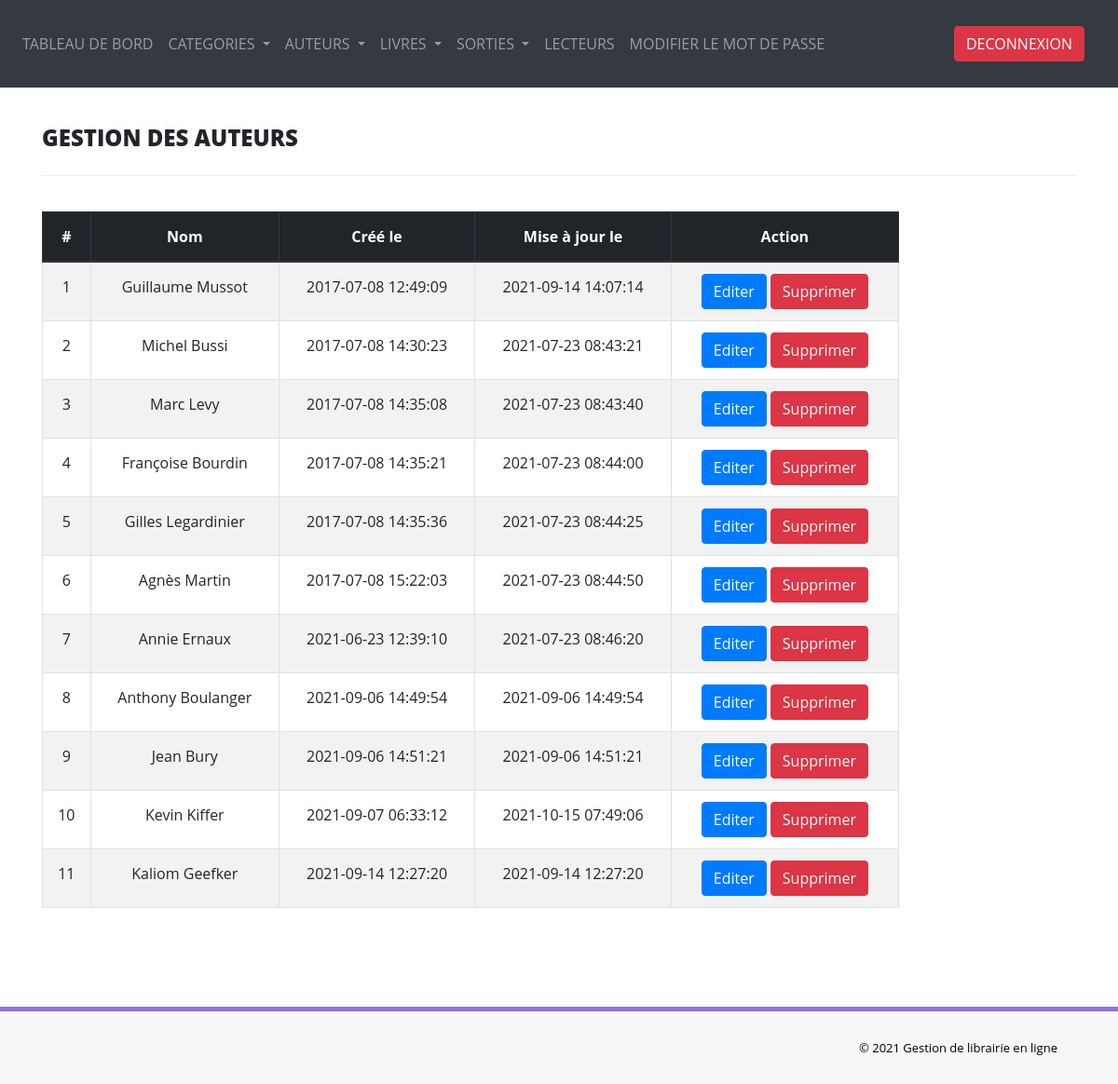
Screenshot of /admin/manage-authors.php (signed in) with the database file from the repository.
### tables this page shows
CREATE TABLE IF NOT EXISTS `tblauthors` (
  `id` int(11) NOT NULL AUTO_INCREMENT,
  `AuthorName` varchar(159) DEFAULT NULL,
  `creationDate` timestamp NULL DEFAULT CURRENT_TIMESTAMP,
  `UpdationDate` timestamp NULL DEFAULT NULL ON UPDATE CURRENT_TIMESTAMP,
  PRIMARY KEY (`id`)
);

### admin/manage-authors.php (the view, shortened to what this page needs)
<?php
include('includes/config.php');
if(strlen($_SESSION['alogin'])==0) {
	header('location:../index.php');
} else {
        $sql="SELECT * FROM tblauthors ORDER BY id ASC";
        $query=$dbh->prepare($sql);
        $query->execute();
        $resultats= $query->fetchAll(PDO::FETCH_OBJ);
}
?>
<!DOCTYPE html>
<html lang="FR">
<head>
    <link rel="stylesheet" href="https://maxcdn.bootstrapcdn.com/bootstrap/4.0.0/css/bootstrap.min.css">
    <link href="assets/css/font-awesome.css" rel="stylesheet" />
    <link href="assets/css/style.css" rel="stylesheet" />
</head>
<body>
<?php include('includes/header.php');?>
<div class="content-wrapper">
         <div class="container">
        	<div class="row pad-botm">
            <div class="col-md-12">
                <h4 class="header-line">Gestion des auteurs</h4>
            </div>
		</div>
		<div class="row">
			<div class="col-md-10 col-sm-6 col-xs-12 col-md-offset-1">
				<div class="panel panel-info">
                <div class="row">
                <div class="col">
                <table class="table table-striped table-bordered text-center">
                        <thead class="thead-dark">
                            <tr>
                            <th scope="col">#</th>
                            <th scope="col">Nom</th>
                            <th scope="col">Créé le </th>
                            <th scope="col">Mise à jour le</th>
                            <th scope="col">Action</th>
                            </tr>
                        </thead>
                        <tbody>
                            <?php
                                if (is_array($resultats)){
                                    $cnt= 1;
                                    foreach ($resultats AS $result){
                                    ?>
                                    <tr>
                                    <td><?php echo $cnt ?> </td>
                                    <td> <?php echo $result-> AuthorName; ?></td>
                                    <td><?php echo $result-> creationDate; ?></td>
                                    <td><?php echo $result-> UpdationDate; ?></td>
                                    <td>
                                    <a href="edit-author.php?authid=<?php echo $result->id ?>">
                                    <button class="btn btn-primary">Editer</button>
                                </a>
                                <a href="manage-authors?del=<?php echo $result->id ?>" onClick="return confirm('Etes-vous sûr ?')">
                                    <button class="btn btn-danger">Supprimer</button>
                                </a>
                                    </td>
                                    <?php
                                    $cnt++;
                                    }
                                }
                            ?>
                        </tbody>
                        </table>
            </div>
        </div>
                </div>
             </div>
        </div>
    </div>
</div>
<?php include('includes/footer.php');?>
</body>
</html>

### admin/includes/header.php (shortened to what this page needs)
   <nav class="navbar navbar-expand-lg bg-dark navbar-dark">
   <div class="collapse navbar-collapse" id="collapsibleNavbar">
      <ul class="navbar-nav">
          <li class="nav-item">
              <a class="nav-link" href="dashboard.php">TABLEAU DE BORD</a>
          </li>
          <li class="nav-item dropdown">
              <a class="nav-link dropdown-toggle" href="#" data-toggle="dropdown">
              CATEGORIES
              </a>
          </li>
          <li class="nav-item dropdown">
              <a class="nav-link dropdown-toggle" href="#" data-toggle="dropdown">
              AUTEURS
              </a>
          </li>
          <li class="nav-item dropdown">
              <a class="nav-link dropdown-toggle" href="#" data-toggle="dropdown">
              LIVRES
              </a>
          </li>
          <li class="nav-item dropdown">
              <a class="nav-link dropdown-toggle" href="#" data-toggle="dropdown">
              SORTIES
              </a>
          </li>
          <li class="nav-item">
              <a class="nav-link" href="reg-readers.php">LECTEURS</a>
          </li>
          <li class="nav-item">
              <a class="nav-link" href="change-password.php">MODIFIER LE MOT DE PASSE</a>
          </li>
      </ul>
   </div>
   <div class="right-div">
       <a href="logout.php" class="btn btn-danger pull-right">DECONNEXION</a>
   </div>
</nav>

### admin/includes/footer.php
<section class="footer-section">
     <div class="container">
         <div class="row">
             <div class="col-md-12">
                 &copy; 2021 Gestion de librairie en ligne
             </div>
         </div>
     </div>
 </section>

### admin/assets/css/style.css (style rules this page uses)
.content-wrapper { margin-top: 40px; min-height:800px; padding-bottom:90px; }
.header-line { font-weight:900; padding-bottom:25px; border-bottom:1px solid #eeeeee; text-transform:uppercase; }
.pad-botm { padding-bottom:30px; }
.right-div { float: right; padding: 20px; }
.navbar { min-height: 90px; margin-bottom: 0px; }
.footer-section { padding:25px 50px 25px 50px; color:#000; font-size:13px; background-color: #f7f7f7; text-align:right; border-top:5px solid #9170E4; }

### rows the page displays
tblauthors: AuthorName "Guillaume Mussot", creationDate "2017-07-08 12:49:09", UpdationDate "2021-09-14 14:07:14"
tblauthors: AuthorName "Michel Bussi", creationDate "2017-07-08 14:30:23", UpdationDate "2021-07-23 08:43:21"
tblauthors: AuthorName "Marc Levy", creationDate "2017-07-08 14:35:08", UpdationDate "2021-07-23 08:43:40"
tblauthors: AuthorName "Françoise Bourdin", creationDate "2017-07-08 14:35:21", UpdationDate "2021-07-23 08:44:00"
tblauthors: AuthorName "Gilles Legardinier", creationDate "2017-07-08 14:35:36", UpdationDate "2021-07-23 08:44:25"
tblauthors: AuthorName "Agnès Martin", creationDate "2017-07-08 15:22:03", UpdationDate "2021-07-23 08:44:50"
tblauthors: AuthorName "Annie Ernaux", creationDate "2021-06-23 12:39:10", UpdationDate "2021-07-23 08:46:20"
tblauthors: AuthorName "Anthony Boulanger", creationDate "2021-09-06 14:49:54", UpdationDate "2021-09-06 14:49:54"
tblauthors: AuthorName "Jean Bury", creationDate "2021-09-06 14:51:21", UpdationDate "2021-09-06 14:51:21"
tblauthors: AuthorName "Kevin Kiffer", creationDate "2021-09-07 06:33:12", UpdationDate "2021-10-15 07:49:06"
tblauthors: AuthorName "Kaliom Geefker", creationDate "2021-09-14 12:27:20", UpdationDate "2021-09-14 12:27:20"
